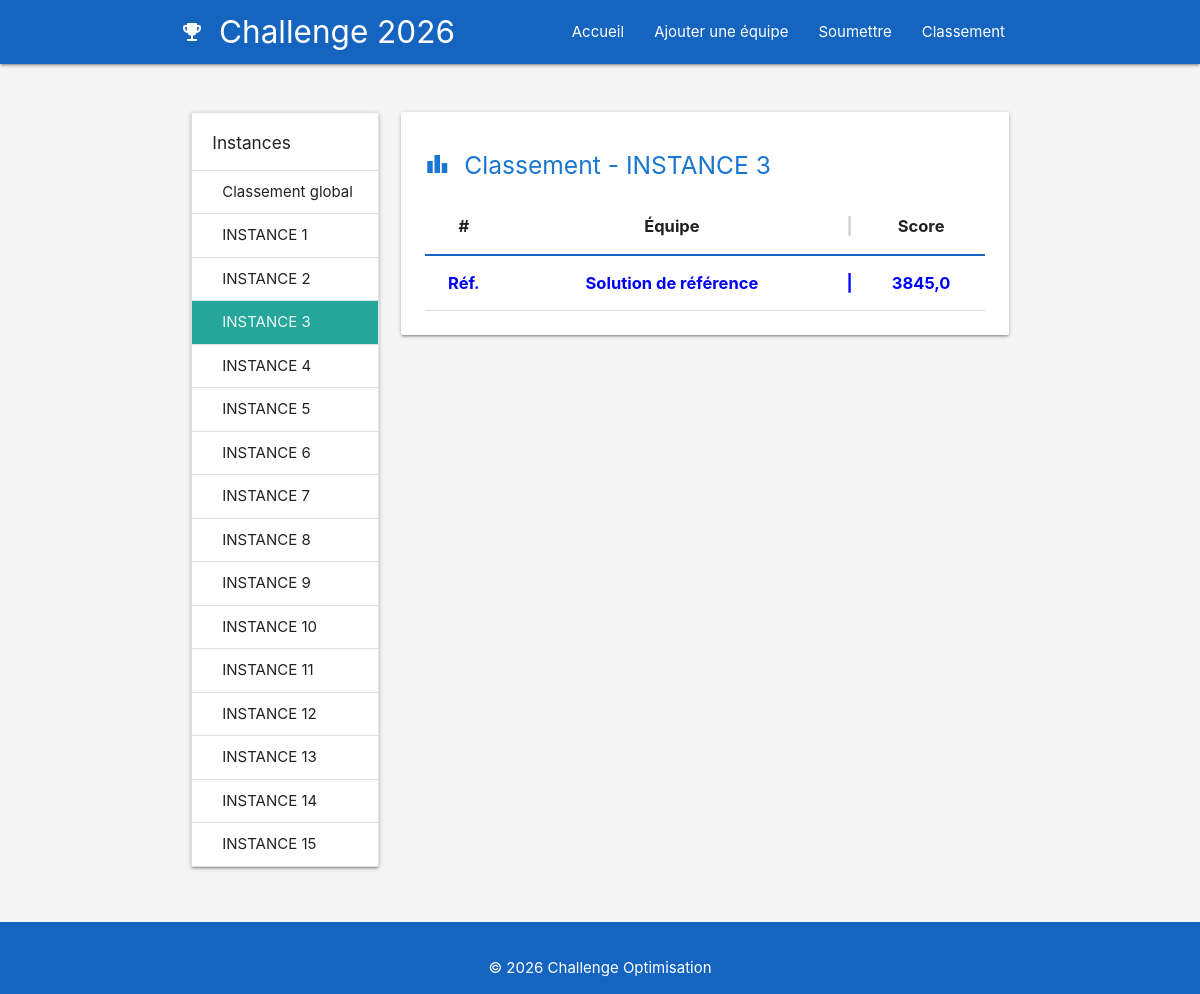
Page /classement/3/ on the committed database.
### solutions/models.py (models this page shows, shortened)
class Instance(models.Model):
    nom = models.CharField(max_length=100, unique=True)
    numero = models.IntegerField(unique=True)
    description = models.TextField(blank=True)
    date_ajout = models.DateTimeField(auto_now_add=True)

class Solution(models.Model):
    equipe          = models.ForeignKey(Equipe, on_delete=models.CASCADE)
    instance        = models.ForeignKey(Instance, on_delete=models.CASCADE)
    fichier         = models.FileField(upload_to='solutions/',blank=True, null=True)  # Chemin de la meilleure solution
    date_soumission = models.DateTimeField(auto_now_add=True)
    score           = models.FloatField(default=0)
    class Meta:
        unique_together = ('equipe', 'instance')  # une seule entrée par équipe/instance

### equipes/models.py (models this page shows, shortened)
class Equipe(models.Model):
    nom = models.CharField(max_length=100, unique=True)
    date_creation = models.DateTimeField(auto_now_add=True)

### classement/views.py (the view)
# urls.py: path('', classement_view, name='classement'),
def classement_view(request, instance_id=None):
    instances = Instance.objects.all().order_by('numero')
    instance_active = None
    solutions = []
    classement_global = []
    if instance_id:
        instance_active, solutions = Classement.by_instance(instance_id)
    else:
        classement_global = Classement.for_all_instances()
    return render(request, 'classement/classement.html', {
        'instances': instances,
        'instance_active': instance_active,
        'solutions': solutions,
        'classement_global': classement_global,
        'nom_reference'    : 'Solution de référence'
    })

### classement/utils.py (called while the page is built)
    @staticmethod
    def by_instance(instance_id):
        instance_active = get_object_or_404(Instance, id=instance_id)
        solutions = (
            Solution.objects
            .filter(instance=instance_active)
            .select_related('equipe')
            .order_by('score')
        )
        rank = 0
        for sol in solutions:
            if sol.equipe.nom == "Solution de référence":
                sol.rank = None
                sol.is_reference = True
            else:
                rank += 1
                sol.rank = rank
                sol.is_reference = False
        return instance_active, solutions

### templates/classement/classement.html (shortened to what this page needs)
{% extends "base.html" %}
{% load static %}
{% block styles %}
<link rel="stylesheet" href="{% static 'css/classement.css' %}">
{% endblock %}
{% block content %}
<div class="row">
    <div class="col s12 m3">
        <ul class="collection with-header z-depth-1">
            <li class="collection-header"><h6>Instances</h6></li>
            <li class="collection-item {% if not instance_active %}active{% endif %}">
                <a href="{% url 'classement' %}" style="color: inherit;">
                    Classement global
                </a>
            </li>
            {% for inst in instances %}
                <li class="collection-item {% if instance_active and inst.id == instance_active.id %}active{% endif %}">
                    <a href="{% url 'classement_instance' inst.id %}" style="color: inherit;">
                        {{ inst.nom }}
                    </a>
                </li>
            {% endfor %}
        </ul>
    </div>
    <div class="col s12 m9">
        <div class="card">
            <div class="card-content">
                {% if instance_active %}
                    <h5 class="blue-text text-darken-2">
                        <i class="material-icons left">leaderboard</i>
                        Classement - {{ instance_active.nom }}
                    </h5>
                    <table class="highlight centered classement-table">
                        <thead>
                            <tr>
                                <th>#</th>
                                <th>Équipe</th>
                                <th class="separator">|</th>
                                <th>Score</th>
                            </tr>
                        </thead>
                        <tbody>
                            {% for sol in solutions %}
                                <tr class="
                                    {% if sol.equipe.nom == nom_reference %}line-reference
                                    {% elif sol.rank == 1 %}first-place
                                    {% elif sol.rank == 2 %}second-place
                                    {% elif sol.rank == 3 %}third-place
                                    {% endif %}
                                ">
                                    <td>
                                        {% if sol.is_reference %}
                                            Réf.
                                        {% elif sol.rank == 1 %}🥇
                                        {% elif sol.rank == 2 %}🥈
                                        {% elif sol.rank == 3 %}🥉
                                        {% else %}{{ sol.rank }}
                                        {% endif %}
                                    </td>
                                    <td>{{ sol.equipe.nom }}</td>
                                    <td class="separator">|</td>
                                    <td><strong>{{ sol.score }}</strong></td>
                                </tr>
                                {% empty %}
                                <tr>
                                    <td colspan="4">Aucune soumission</td>
                                </tr>
                                {% endfor %}
                        </tbody>
                    </table>
                {% endif %}
            </div>
        </div>
    </div>
</div>
{% endblock %}

### static/css/classement.css (style rules this page uses)
.classement-table { margin-top: 20px; font-size: 1.1rem; }
.classement-table th { border-bottom: 2px solid #1565C0; }
.separator { color: #ccc; width: 10px; }
.line-reference { font-weight: bold !important; color : blue !important; }
.line-reference td, .line-reference td strong { font-weight: bold !important; color: blue !important; }

### templates/base.html (style rules this page uses)
body { display: flex; min-height: 100vh; flex-direction: column; background-color: #f5f5f5; }

### rows in the picture
Instance: nom "INSTANCE 1"
Instance: nom "INSTANCE 2"
Instance: nom "INSTANCE 3"
Instance: nom "INSTANCE 4"
Instance: nom "INSTANCE 5"
Instance: nom "INSTANCE 6"
Instance: nom "INSTANCE 7"
Instance: nom "INSTANCE 8"
Instance: nom "INSTANCE 9"
Instance: nom "INSTANCE 10"
Instance: nom "INSTANCE 11"
Instance: nom "INSTANCE 12"
Instance: nom "INSTANCE 13"
Instance: nom "INSTANCE 14"
Instance: nom "INSTANCE 15"
Solution: shows "Réf.", equipe.nom "Solution de référence", score "3845,0"
